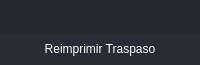
       <widget class="QFrame" name="frame_top">
        <property name="minimumSize">
         <size>
          <width>0</width>
          <height>65</height>
         </size>
        </property>
        <property name="maximumSize">
         <size>
          <width>16777215</width>
          <height>65</height>
         </size>
        </property>
        <property name="styleSheet">
         <string notr="true">background-color: transparent;</string>
        </property>
        <property name="frameShape">
         <enum>QFrame::NoFrame</enum>
        </property>
        <property name="frameShadow">
         <enum>QFrame::Raised</enum>
        </property>
        <layout class="QHBoxLayout" name="horizontalLayout_3">
         <property name="spacing">
          <number>0</number>
         </property>
         <property name="leftMargin">
          <number>0</number>
         </property>
         <property name="topMargin">
          <number>0</number>
         </property>
         <property name="rightMargin">
          <number>0</number>
         </property>
         <property name="bottomMargin">
          <number>0</number>
         </property>
         <item>
          <widget class="QFrame" name="frame_toggle">
           <property name="maximumSize">
            <size>
             <width>70</width>
             <height>16777215</height>
            </size>
           </property>
           <property name="styleSheet">
            <string notr="true">background-color: rgb(27, 29, 35);</string>
           </property>
           <property name="frameShape">
            <enum>QFrame::NoFrame</enum>
           </property>
           <property name="frameShadow">
            <enum>QFrame::Raised</enum>
           </property>
           <layout class="QVBoxLayout" name="verticalLayout_3">
            <property name="spacing">
             <number>0</number>
            </property>
            <property name="leftMargin">
             <number>0</number>
            </property>
            <property name="topMargin">
             <number>0</number>
            </property>
            <property name="rightMargin">
             <number>0</number>
            </property>
            <property name="bottomMargin">
             <number>0</number>
            </property>
           </layout>
          </widget>
         </item>
         <item>
          <widget class="QFrame" name="frame_top_right">
           <property name="styleSheet">
            <string notr="true">background: transparent;</string>
           </property>
           <property name="frameShape">
            <enum>QFrame::NoFrame</enum>
           </property>
           <property name="frameShadow">
            <enum>QFrame::Raised</enum>
           </property>
           <layout class="QVBoxLayout" name="verticalLayout_2">
            <property name="spacing">
             <number>0</number>
            </property>
            <property name="leftMargin">
             <number>0</number>
            </property>
            <property name="topMargin">
             <number>0</number>
            </property>
            <property name="rightMargin">
             <number>0</number>
            </property>
            <property name="bottomMargin">
             <number>0</number>
            </property>
            <item>
             <widget class="QFrame" name="frame_top_btns">
              <property name="maximumSize">
               <size>
                <width>16777215</width>
                <height>42</height>
               </size>
              </property>
              <property name="styleSheet">
               <string notr="true">background-color: rgba(27, 29, 35, 200)</string>
              </property>
              <property name="frameShape">
               <enum>QFrame::NoFrame</enum>
              </property>
              <property name="frameShadow">
               <enum>QFrame::Raised</enum>
              </property>
              <layout class="QHBoxLayout" name="horizontalLayout_4">
               <property name="spacing">
                <number>0</number>
               </property>
               <property name="leftMargin">
                <number>0</number>
               </property>
               <property name="topMargin">
                <number>0</number>
               </property>
               <property name="rightMargin">
                <number>0</number>
               </property>
               <property name="bottomMargin">
                <number>0</number>
               </property>
               <item>
                <widget class="QFrame" name="frame_label_top_btns">
                 <property name="sizePolicy">
                  <sizepolicy hsizetype="Expanding" vsizetype="Preferred">
                   <horstretch>0</horstretch>
                   <verstretch>0</verstretch>
                  </sizepolicy>
                 </property>
                 <property name="frameShape">
                  <enum>QFrame::NoFrame</enum>
                 </property>
                 <property name="frameShadow">
                  <enum>QFrame::Raised</enum>
                 </property>
                 <layout class="QHBoxLayout" name="horizontalLayout_10">
                  <property name="spacing">
                   <number>0</number>
                  </property>
                  <property name="leftMargin">
                   <number>5</number>
                  </property>
                  <property name="topMargin">
                   <number>0</number>
                  </property>
                  <property name="rightMargin">
                   <number>10</number>
                  </property>
                  <property name="bottomMargin">
                   <number>0</number>
                  </property>
                 </layout>
                </widget>
               </item>
               <item alignment="Qt::AlignRight">
                <widget class="QFrame" name="frame_btns_right">
                 <property name="sizePolicy">
                  <sizepolicy hsizetype="Expanding" vsizetype="Preferred">
                   <horstretch>0</horstretch>
                   <verstretch>0</verstretch>
                  </sizepolicy>
                 </property>
                 <property name="maximumSize">
                  <size>
                   <width>120</width>
                   <height>16777215</height>
                  </size>
                 </property>
                 <property name="frameShape">
                  <enum>QFrame::NoFrame</enum>
                 </property>
                 <property name="frameShadow">
                  <enum>QFrame::Raised</enum>
                 </property>
                 <layout class="QHBoxLayout" name="horizontalLayout_5">
                  <property name="spacing">
                   <number>0</number>
                  </property>
                  <property name="leftMargin">
                   <number>0</number>
                  </property>
                  <property name="topMargin">
                   <number>0</number>
                  </property>
                  <property name="rightMargin">
                   <number>0</number>
                  </property>
                  <property name="bottomMargin">
                   <number>0</number>
                  </property>
                 </layout>
                </widget>
               </item>
              </layout>
             </widget>
            </item>
            <item>
             <widget class="QFrame" name="frame_top_info">
              <property name="maximumSize">
               <size>
                <width>16777215</width>
                <height>65</height>
               </size>
              </property>
              <property name="styleSheet">
               <string notr="true">background-color: rgb(39, 44, 54);</string>
              </property>
              <property name="frameShape">
               <enum>QFrame::NoFrame</enum>
              </property>
              <property name="frameShadow">
               <enum>QFrame::Raised</enum>
              </property>
              <layout class="QHBoxLayout" name="horizontalLayout_8">
               <property name="spacing">
                <number>0</number>
               </property>
               <property name="leftMargin">
                <number>10</number>
               </property>
               <property name="topMargin">
                <number>0</number>
               </property>
               <property name="rightMargin">
                <number>10</number>
               </property>
               <property name="bottomMargin">
                <number>0</number>
               </property>
               <item>
                <widget class="QLabel" name="label">
                 <property name="styleSheet">
                  <string notr="true">font: 75 16pt &quot;MS Shell Dlg 2&quot;;
color: rgb(255, 255, 255);</string>
                 </property>
                 <property name="text">
                  <string>Reimprimir Traspaso</string>
                 </property>
                 <property name="alignment">
                  <set>Qt::AlignCenter</set>
                 </property>
                </widget>
               </item>
              </layout>
             </widget>
            </item>
           </layout>
          </widget>
         </item>
        </layout>
       </widget>
